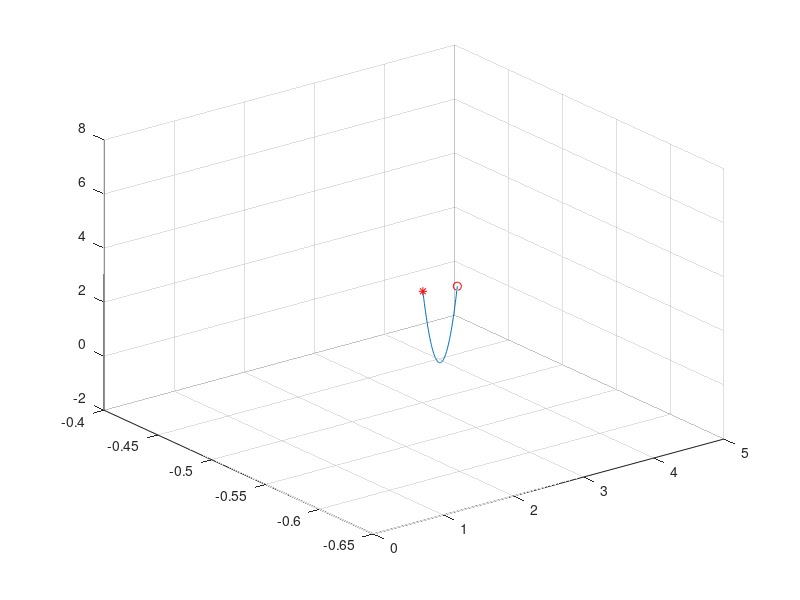

Write the MATLAB code that produced this figure.
%% Simulation of Parabola in 3D invironment

% Define two point of interest where it pass the catenary

reel_z = 0.38;
p_ugv = [4.330 -0.446 0.008]; % UGV sin contar reel
p_uav = [0.862 -0.640 6.192]; % UAV

p1 = [p_ugv(1,1) p_ugv(1,2) p_ugv(1,3)+reel_z]; 
p2 = p_uav;

% Definition of catenary parameters

L = 1.181;
param_par = [0.907 -1.480 0.386];
param_cat = [0.905 2.352 14.880]

%Vcat=[8.5,1.8,0.799998;8.47917,1.7125,0.814312;8.45833,1.625,0.832662;8.4375,1.5375,0.855083;8.41667,1.45,0.88162;8.39583,1.3625,0.912324;8.375,1.275,0.947254;8.35417,1.1875,0.986479;8.33333,1.1,1.03008;8.3125,1.0125,1.07813;8.29167,0.925,1.13073;8.27083,0.8375,1.18799]
p = param_par(1,1);
q = param_par(1,2);
r = param_par(1,3);
num_point_per_unit_length = 20;

x1 = 0;
x2 = sqrt((p1(1,1)-p2(1,1))^2+(p1(1,2)-p2(1,2))^2);
a1= p * (x1^3)/3 + q * (x1^2)/2 + r*x1 ;
a2= p * (x2^3)/3 + q * (x2^2)/2 + r*x2 ;
a = a2-a1

X0 = param_cat(1,1);
Y0 = param_cat(1,2);
C =  param_cat(1,3);
A1 = (C^2 * sinh((x1 - X0)/C)+ (Y0 - C)*x1);
A2 = (C^2 * sinh((x2 - X0)/C)+ (Y0 - C)*x2);
A= A2-A1
% Direction Vector from UGV to UAV

delta_x = (p2(1,1) - p1(1,1));
delta_y = (p2(1,2) - p1(1,2));
delta_z = (p2(1,3) - p1(1,3));
dxy_ = sqrt(delta_x * delta_x + delta_y * delta_y );
dist_= sqrt(delta_x * delta_x + delta_y * delta_y + delta_z * delta_z );
u_x = delta_x /dxy_;
u_y = delta_y /dxy_;
d_ = dxy_;
z = abs(p2(1,3)-p1(1,3));

if (dxy_ < 0.0001)
	u_x = 0.0;
    u_y = 0.0;
	d_ = fabs(p2_.z-p1_.z);
end
	
if (d_ < 1.0)
        if (d_ < abs(p2(1,3)-p1(1,3)))
            num_point_catenary = ceil(abs(p2(1,3)-p1(1,3)) * 10.0);
        else
            num_point_catenary = ceil(d_ * 10.0);
        end
else
	num_point_catenary = ceil(num_point_per_unit_length * d_);
end

v=[];
% Catenary Equation
step = 0;
for c = 0:num_point_catenary
    c_x = p1(1,1) + u_x * step;
    c_y = p1(1,2) + u_y * step;
    
    Y = p*step*step+q*step+r; % Catenary equation
    c_z = Y;

    step = step + d_/ num_point_catenary;  
    v=[v;c_x,c_y,c_z];
end

v
param_par
plot3(v(:,1), v(:,2), v(:,3))
hold on;
plot3(p1(1,1),p1(1,2),p1(1,3),'or')
hold on
plot3(p2(1,1),p2(1,2),p2(1,3),'*r')
grid;